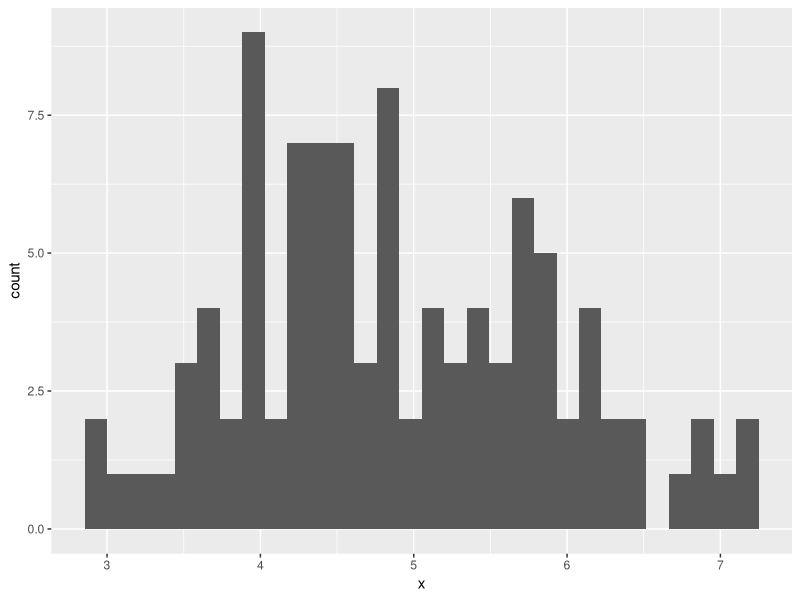
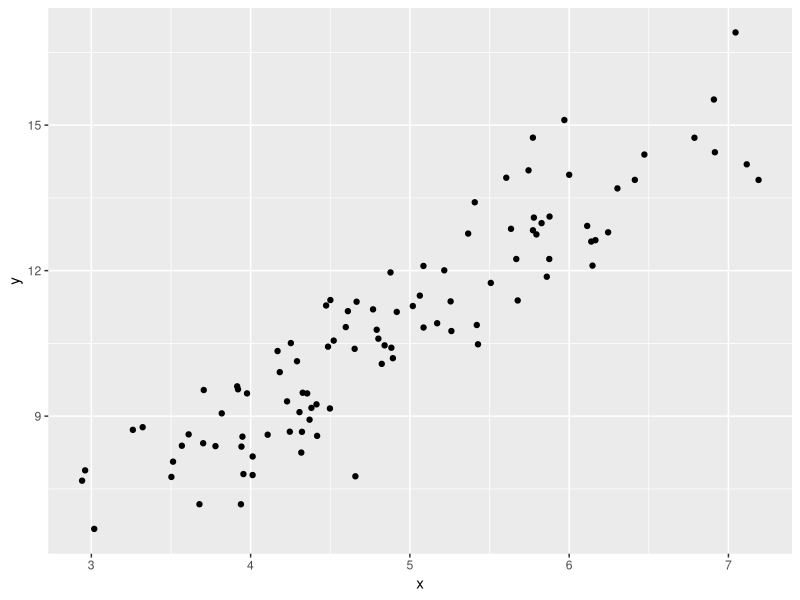
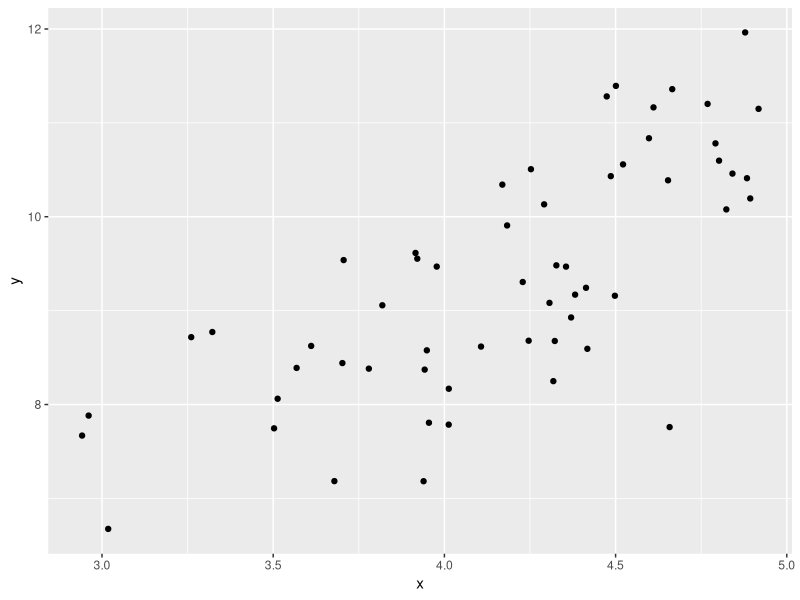
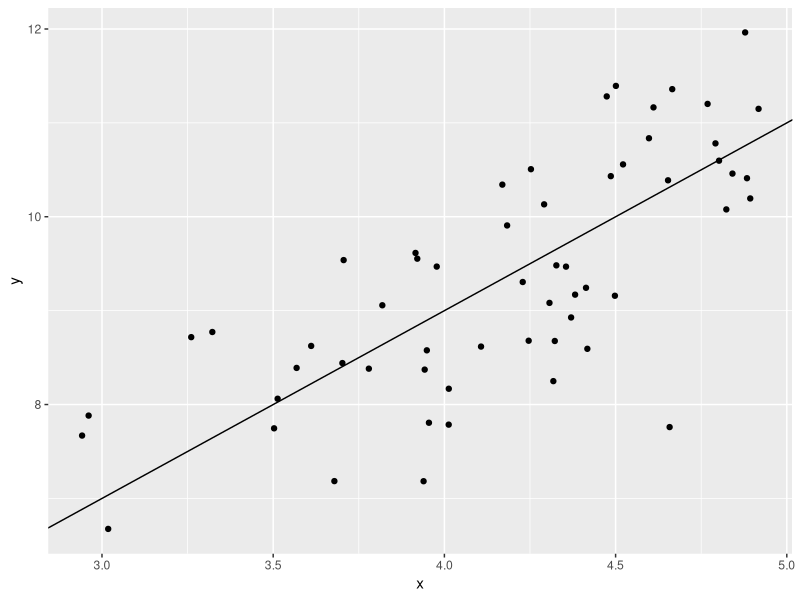

Generate these figures, in order, with R:
## ---- chunk 1
# This is a comment
# I loaded some packages here. Now these packages are accessible to the rest of the document.

library(tidyverse)
library(ggplot2)

## ---- chunk 2

a <- 2 # We can use <- to assign values to variables
b <- 1

# Here, I sampled some random values from a normal distribution and assigned them to the variable x
x <- rnorm(n = 100, mean = 5, sd=1) 

# Same for the errors
errors <- rnorm(n = 100, mean = 0, sd=1)

# I generated fake y values by using the function y = ax + b
y <- a*x+b + errors 

# I created a dataframe to store the fake data
data <- tibble(x = x, y = a*x+b + errors) 

## ---- chunk 3

head(data) 

## ---- chunk 4

ggplot(data, aes(x)) + geom_histogram()

## ---- chunk 5

ggplot(data, aes(x,y)) + geom_point()


## ---- chunk 6

filtered_data <- data %>% filter(x<5)

# We can quickly find some statistics using the summary() function
summary(filtered_data)

## ---- chunk 7

filtered_scatter <- ggplot(filtered_data, aes(x,y)) + geom_point()
filtered_scatter

## ---- chunk 8

filtered_scatter + geom_abline(slope = a, intercept = b)
